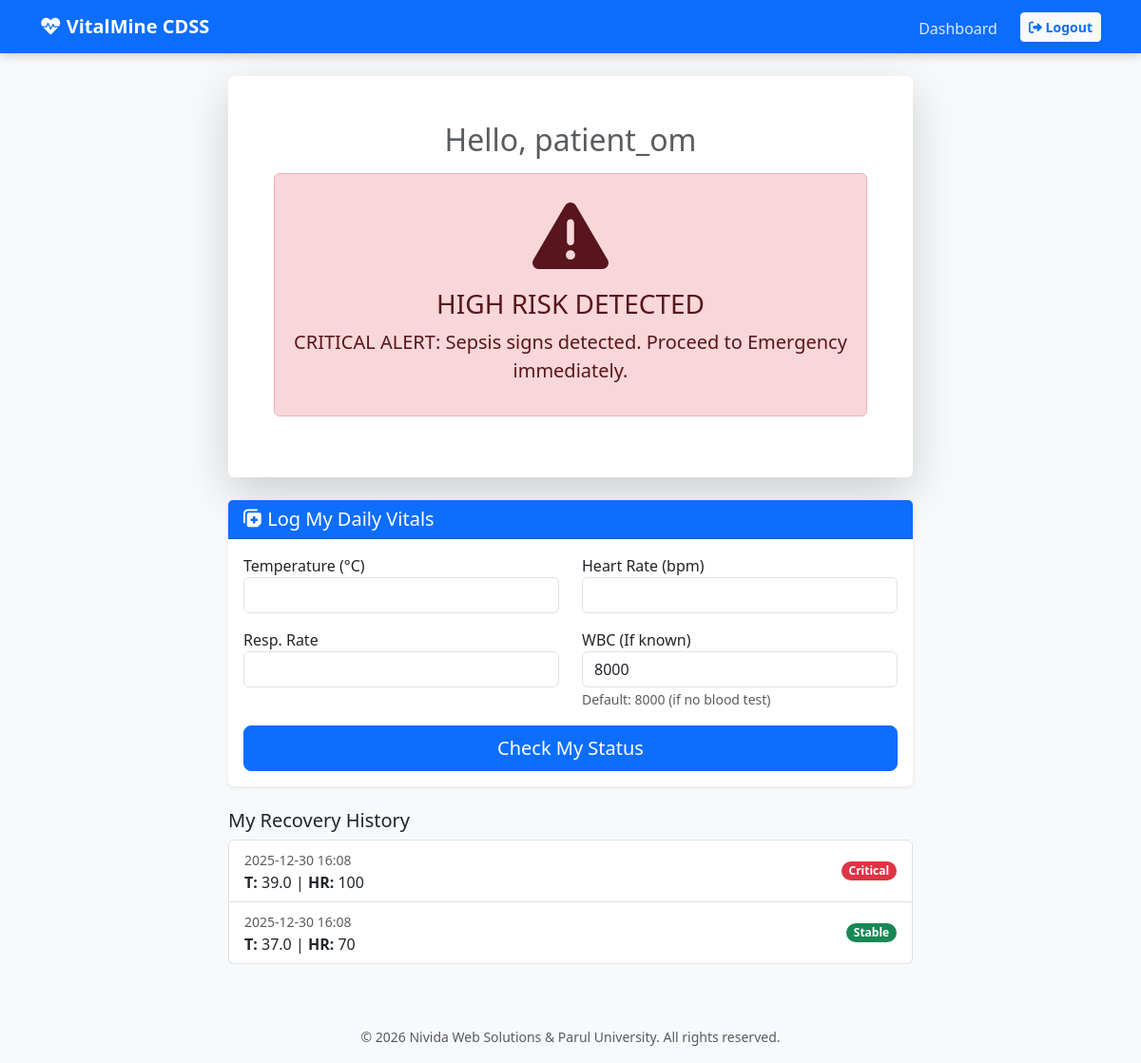
The page /patient_dashboard (signed in) on the database its author committed.
### app.py (models this page shows)
class User(UserMixin, db.Model):
    id = db.Column(db.Integer, primary_key=True)
    username = db.Column(db.String(100), unique=True, nullable=False)
    password = db.Column(db.String(100), nullable=False)
    role = db.Column(
        db.String(20), nullable=False, default="patient"
    )  # Roles: admin, doctor, nurse, patient
    entries = db.relationship("Entry", backref="author", lazy=True)

class Entry(db.Model):
    id = db.Column(db.Integer, primary_key=True)
    user_id = db.Column(
        db.Integer, db.ForeignKey("user.id"), nullable=True
    )  # Link to User
    name = db.Column(db.String(100), nullable=False)
    temp = db.Column(db.Float, nullable=False)
    hr = db.Column(db.Integer, nullable=False)
    rr = db.Column(db.Integer, nullable=False)
    wbc = db.Column(db.Float, nullable=False)
    status = db.Column(db.String(20), nullable=False)
    advice = db.Column(db.String(200), nullable=True)  # AI Advice Text
    timestamp = db.Column(db.DateTime, default=datetime.utcnow)

### app.py (the view)
@app.route("/patient_dashboard")
@login_required
def patient_dashboard():
    if current_user.role != "patient":
        return redirect(url_for("home"))
    my_entries = (
        Entry.query.filter_by(user_id=current_user.id)
        .order_by(Entry.timestamp.desc())
        .all()
    )
    current_status = my_entries[0].status if my_entries else "Unknown"
    latest_advice = my_entries[0].advice if my_entries else "No data logged yet."
    return render_template(
        "patient_home.html",
        entries=my_entries,
        status=current_status,
        advice=latest_advice,
    )

### app.py (called while the page is built)
@login_manager.user_loader
def load_user(user_id):
    return User.query.get(int(user_id))

### templates/patient_home.html (shortened to what this page needs)
{% extends "base.html" %} {% block content %}
<div class="container mt-4">
  <div class="row mb-4">
    <div class="col-md-8 mx-auto">
      <div class="card shadow-lg border-0">
        <div class="card-body text-center p-5">
          <h2 class="text-muted">Hello, {{ current_user.username }}</h2>
          {% if status == 'High' %}
          <div class="alert alert-danger mt-3">
            <h1 class="display-1">
              <i class="fa-solid fa-triangle-exclamation"></i>
            </h1>
            <h3>HIGH RISK DETECTED</h3>
            <p class="lead">{{ advice }}</p>
          </div>
          {% else %}
          <div class="alert alert-secondary mt-3">
            <h3>No Data Logged Today</h3>
            <p>Please log your vitals below.</p>
          </div>
          {% endif %}
        </div>
      </div>
    </div>
  </div>
  <div class="row">
    <div class="col-md-8 mx-auto">
      <div class="card shadow-sm">
        <div class="card-header bg-primary text-white">
          <h5 class="mb-0">
            <i class="fa-solid fa-notes-medical"></i> Log My Daily Vitals
          </h5>
        </div>
        <div class="card-body">
          <form method="POST" action="/add_vitals">
            <div class="row">
              <div class="col-6 mb-3">
                <label>Temperature (°C)</label>
                <input
                  type="number"
                  step="0.1"
                  name="temperature"
                  class="form-control"
                  required
                />
              </div>
              <div class="col-6 mb-3">
                <label>Heart Rate (bpm)</label>
                <input
                  type="number"
                  name="heart_rate"
                  class="form-control"
                  required
                />
              </div>
            </div>
            <div class="row">
              <div class="col-6 mb-3">
                <label>Resp. Rate</label>
                <input
                  type="number"
                  name="resp_rate"
                  class="form-control"
                  required
                />
              </div>
              <div class="col-6 mb-3">
                <label>WBC (If known)</label>
                <input
                  type="number"
                  name="wbc_count"
                  class="form-control"
                  value="8000"
                  required
                />
                <small class="text-muted"
                  >Default: 8000 (if no blood test)</small
                >
              </div>
            </div>
            <button type="submit" class="btn btn-primary w-100 btn-lg">
              Check My Status
            </button>
          </form>
        </div>
      </div>
    </div>
  </div>
  <div class="row mt-4">
    <div class="col-md-8 mx-auto">
      <h5>My Recovery History</h5>
      <div class="list-group">
        {% for entry in entries %}
        <div
          class="list-group-item d-flex justify-content-between align-items-center"
        >
          <div>
            <small class="text-muted"
              >{{ entry.timestamp.strftime('%Y-%m-%d %H:%M') }}</small
            ><br />
            <strong>T:</strong> {{ entry.temp }} | <strong>HR:</strong> {{
            entry.hr }}
          </div>
          {% if entry.status == 'High' %}
          <span class="badge bg-danger rounded-pill">Critical</span>
          {% else %}
          <span class="badge bg-success rounded-pill">Stable</span>
          {% endif %}
        </div>
        {% endfor %}
      </div>
    </div>
  </div>
</div>
{% endblock %}

### templates/base.html (style rules this page uses)
body { background-color: #f8f9fa; }
.card { border: none; box-shadow: 0 4px 6px rgba(0, 0, 0, 0.1); }

### rows shown on the page
User: username "patient_om"
Entry: advice "CRITICAL ALERT: Sepsis signs detected. Proceed to Emergency immediately.", timestamp "2025-12-30 16:08", temp "39.0", hr "100", status "Critical"
Entry: timestamp "2025-12-30 16:08", temp "37.0", hr "70", status "Stable"
